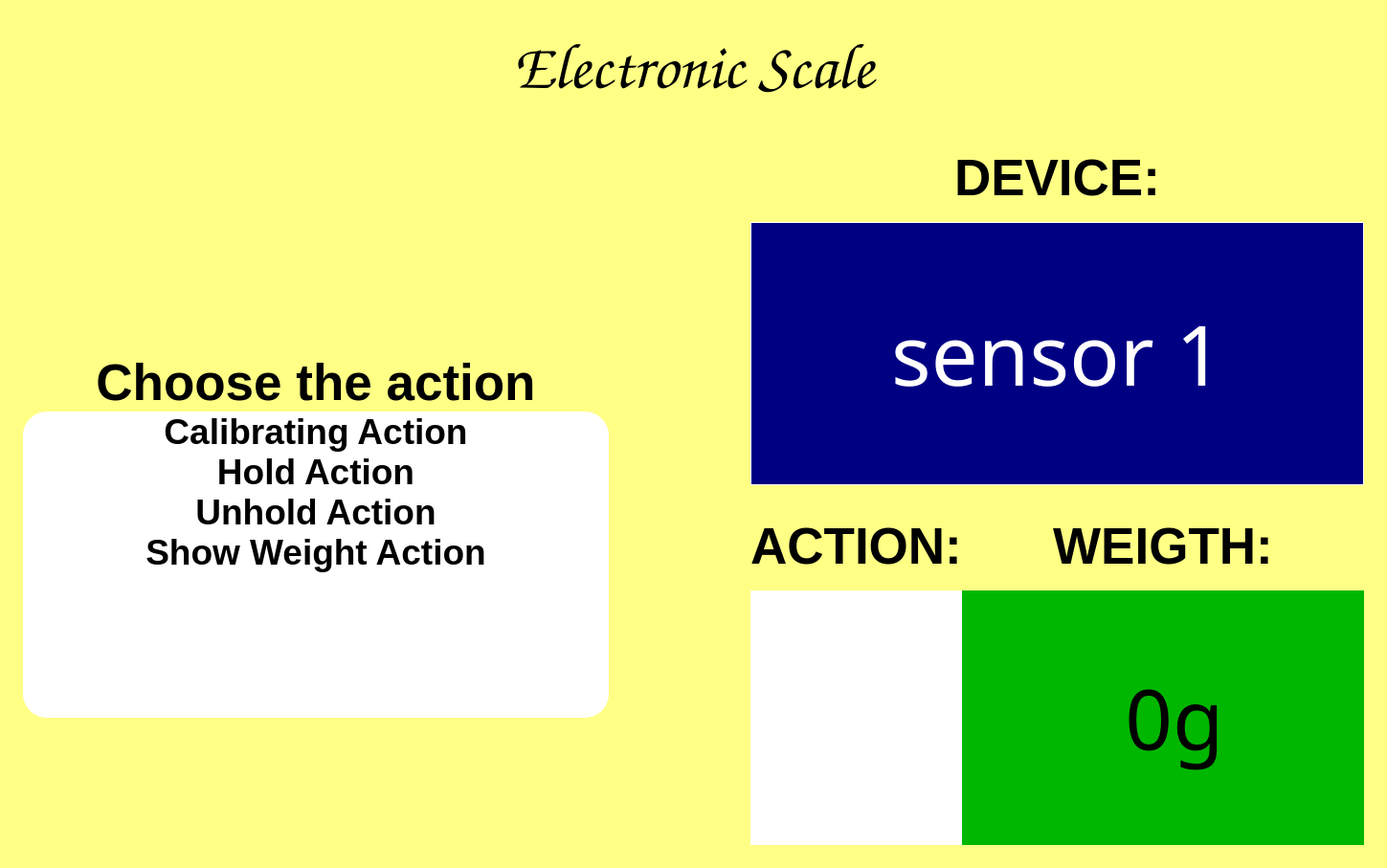
<?xml version="1.0" encoding="UTF-8"?>
<ui version="4.0">
 <class>MainWindow</class>
 <widget class="QMainWindow" name="MainWindow">
  <property name="geometry">
   <rect>
    <x>0</x>
    <y>0</y>
    <width>1449</width>
    <height>907</height>
   </rect>
  </property>
  <property name="font">
   <font>
    <pointsize>9</pointsize>
   </font>
  </property>
  <property name="cursor">
   <cursorShape>ArrowCursor</cursorShape>
  </property>
  <property name="windowTitle">
   <string>MainWindow</string>
  </property>
  <widget class="QWidget" name="centralwidget">
   <property name="styleSheet">
    <string notr="true">background-color: rgb(255, 255, 133);</string>
   </property>
   <layout class="QGridLayout" name="gridLayout">
    <property name="leftMargin">
     <number>15</number>
    </property>
    <property name="topMargin">
     <number>0</number>
    </property>
    <property name="rightMargin">
     <number>15</number>
    </property>
    <property name="bottomMargin">
     <number>15</number>
    </property>
    <property name="horizontalSpacing">
     <number>130</number>
    </property>
    <item row="1" column="0" rowspan="2">
     <widget class="QWidget" name="widget" native="true">
      <property name="maximumSize">
       <size>
        <width>630</width>
        <height>480</height>
       </size>
      </property>
      <layout class="QGridLayout" name="gridLayout_3">
       <property name="verticalSpacing">
        <number>0</number>
       </property>
       <item row="3" column="0">
        <widget class="QListWidget" name="list_action">
         <property name="maximumSize">
          <size>
           <width>16777215</width>
           <height>320</height>
          </size>
         </property>
         <property name="styleSheet">
          <string notr="true">background-color: rgb(255, 255, 255);
border-radius: 25px</string>
         </property>
         <property name="lineWidth">
          <number>5</number>
         </property>
         <property name="spacing">
          <number>7</number>
         </property>
         <property name="viewMode">
          <enum>QListView::ListMode</enum>
         </property>
         <item>
          <property name="text">
           <string>Calibrating Action</string>
          </property>
          <property name="font">
           <font>
            <family>Segoe UI</family>
            <pointsize>28</pointsize>
            <weight>75</weight>
            <bold>true</bold>
           </font>
          </property>
          <property name="textAlignment">
           <set>AlignCenter</set>
          </property>
         </item>
         <item>
          <property name="text">
           <string>Hold Action</string>
          </property>
          <property name="font">
           <font>
            <family>Segoe UI</family>
            <pointsize>28</pointsize>
            <weight>75</weight>
            <bold>true</bold>
           </font>
          </property>
          <property name="textAlignment">
           <set>AlignCenter</set>
          </property>
         </item>
         <item>
          <property name="text">
           <string>Unhold Action</string>
          </property>
          <property name="font">
           <font>
            <family>Segoe UI</family>
            <pointsize>28</pointsize>
            <weight>75</weight>
            <bold>true</bold>
           </font>
          </property>
          <property name="textAlignment">
           <set>AlignCenter</set>
          </property>
         </item>
         <item>
          <property name="text">
           <string>Show Weight Action</string>
          </property>
          <property name="font">
           <font>
            <family>Segoe UI</family>
            <pointsize>28</pointsize>
            <weight>75</weight>
            <bold>true</bold>
           </font>
          </property>
          <property name="textAlignment">
           <set>AlignCenter</set>
          </property>
         </item>
        </widget>
       </item>
       <item row="0" column="0" alignment="Qt::AlignBottom">
        <widget class="QLabel" name="label_4">
         <property name="maximumSize">
          <size>
           <width>16777215</width>
           <height>150</height>
          </size>
         </property>
         <property name="font">
          <font>
           <pointsize>40</pointsize>
           <weight>75</weight>
           <bold>true</bold>
          </font>
         </property>
         <property name="text">
          <string>Choose the action</string>
         </property>
         <property name="alignment">
          <set>Qt::AlignCenter</set>
         </property>
        </widget>
       </item>
      </layout>
     </widget>
    </item>
    <item row="1" column="1">
     <widget class="QWidget" name="widget_2" native="true">
      <layout class="QGridLayout" name="gridLayout_4">
       <property name="topMargin">
        <number>0</number>
       </property>
       <property name="horizontalSpacing">
        <number>11</number>
       </property>
       <item row="2" column="0">
        <widget class="QLabel" name="label_device">
         <property name="maximumSize">
          <size>
           <width>1000</width>
           <height>16777215</height>
          </size>
         </property>
         <property name="font">
          <font>
           <family>Arial Rounded MT Bold</family>
           <pointsize>65</pointsize>
           <weight>50</weight>
           <italic>false</italic>
           <bold>false</bold>
          </font>
         </property>
         <property name="styleSheet">
          <string notr="true">background-color: qlineargradient(spread:pad, x1:0, y1:0, x2:1, y2:1, stop:1 rgba(0, 0, 131, 255));
color: rgb(255, 255, 255);
font: 65pt &quot;Arial Rounded MT Bold&quot;;
</string>
         </property>
         <property name="frameShape">
          <enum>QFrame::Box</enum>
         </property>
         <property name="frameShadow">
          <enum>QFrame::Plain</enum>
         </property>
         <property name="lineWidth">
          <number>1</number>
         </property>
         <property name="text">
          <string>sensor 1</string>
         </property>
         <property name="textFormat">
          <enum>Qt::PlainText</enum>
         </property>
         <property name="alignment">
          <set>Qt::AlignCenter</set>
         </property>
        </widget>
       </item>
       <item row="1" column="0">
        <widget class="QLabel" name="label_2">
         <property name="maximumSize">
          <size>
           <width>16777215</width>
           <height>80</height>
          </size>
         </property>
         <property name="font">
          <font>
           <family>Arial</family>
           <pointsize>40</pointsize>
           <weight>75</weight>
           <bold>true</bold>
          </font>
         </property>
         <property name="text">
          <string>DEVICE:</string>
         </property>
         <property name="alignment">
          <set>Qt::AlignCenter</set>
         </property>
        </widget>
       </item>
      </layout>
     </widget>
    </item>
    <item row="0" column="0" colspan="2">
     <widget class="QWidget" name="widget_4" native="true">
      <property name="maximumSize">
       <size>
        <width>16777215</width>
        <height>140</height>
       </size>
      </property>
      <layout class="QGridLayout" name="gridLayout_2">
       <item row="0" column="0">
        <widget class="QLabel" name="label">
         <property name="font">
          <font>
           <family>Comic Sans MS</family>
           <pointsize>50</pointsize>
           <weight>50</weight>
           <bold>false</bold>
          </font>
         </property>
         <property name="frameShape">
          <enum>QFrame::NoFrame</enum>
         </property>
         <property name="text">
          <string>Electronic Scale</string>
         </property>
         <property name="alignment">
          <set>Qt::AlignCenter</set>
         </property>
        </widget>
       </item>
      </layout>
     </widget>
    </item>
    <item row="2" column="1">
     <widget class="QWidget" name="widget_3" native="true">
      <layout class="QGridLayout" name="gridLayout_5">
       <property name="horizontalSpacing">
        <number>0</number>
       </property>
       <item row="1" column="1">
        <widget class="QLabel" name="label_weigth">
         <property name="maximumSize">
          <size>
           <width>650</width>
           <height>16777215</height>
          </size>
         </property>
         <property name="font">
          <font>
           <family>OCR A Extended</family>
           <pointsize>65</pointsize>
           <weight>50</weight>
           <italic>false</italic>
           <bold>false</bold>
          </font>
         </property>
         <property name="styleSheet">
          <string notr="true">background-color: qlineargradient(spread:pad, x1:0, y1:0, x2:1, y2:1, stop:1 rgba(0, 183, 0, 255));
color: rgb(0, 0, 0);
</string>
         </property>
         <property name="frameShape">
          <enum>QFrame::NoFrame</enum>
         </property>
         <property name="text">
          <string>0</string>
         </property>
         <property name="textFormat">
          <enum>Qt::PlainText</enum>
         </property>
         <property name="alignment">
          <set>Qt::AlignRight|Qt::AlignTrailing|Qt::AlignVCenter</set>
         </property>
        </widget>
       </item>
       <item row="1" column="0">
        <widget class="QLabel" name="label_action">
         <property name="minimumSize">
          <size>
           <width>0</width>
           <height>0</height>
          </size>
         </property>
         <property name="maximumSize">
          <size>
           <width>450</width>
           <height>16777215</height>
          </size>
         </property>
         <property name="styleSheet">
          <string notr="true">background-color: rgb(255, 255, 255);
color: rgb(255, 0, 0);
font: 30pt &quot;Arial Rounded MT Bold&quot;;</string>
         </property>
         <property name="alignment">
          <set>Qt::AlignCenter</set>
         </property>
        </widget>
       </item>
       <item row="0" column="0">
        <widget class="QLabel" name="label_5">
         <property name="maximumSize">
          <size>
           <width>16777215</width>
           <height>80</height>
          </size>
         </property>
         <property name="font">
          <font>
           <family>Arial</family>
           <pointsize>40</pointsize>
           <weight>75</weight>
           <bold>true</bold>
          </font>
         </property>
         <property name="text">
          <string>ACTION:</string>
         </property>
         <property name="alignment">
          <set>Qt::AlignCenter</set>
         </property>
        </widget>
       </item>
       <item row="1" column="2">
        <widget class="QLabel" name="label_unit">
         <property name="maximumSize">
          <size>
           <width>200</width>
           <height>16777215</height>
          </size>
         </property>
         <property name="font">
          <font>
           <family>OCR A Extended</family>
           <pointsize>65</pointsize>
          </font>
         </property>
         <property name="styleSheet">
          <string notr="true">background-color: qlineargradient(spread:pad, x1:0, y1:0, x2:1, y2:1, stop:1 rgba(0, 183, 0, 255));
color: rgb(0, 0, 0);
</string>
         </property>
         <property name="text">
          <string>g</string>
         </property>
        </widget>
       </item>
       <item row="0" column="1" colspan="2">
        <widget class="QLabel" name="label_3">
         <property name="maximumSize">
          <size>
           <width>16777215</width>
           <height>80</height>
          </size>
         </property>
         <property name="font">
          <font>
           <family>Arial</family>
           <pointsize>40</pointsize>
           <weight>75</weight>
           <bold>true</bold>
          </font>
         </property>
         <property name="text">
          <string>WEIGTH:</string>
         </property>
         <property name="alignment">
          <set>Qt::AlignCenter</set>
         </property>
        </widget>
       </item>
      </layout>
     </widget>
    </item>
   </layout>
  </widget>
 </widget>
 <resources/>
 <connections/>
</ui>
